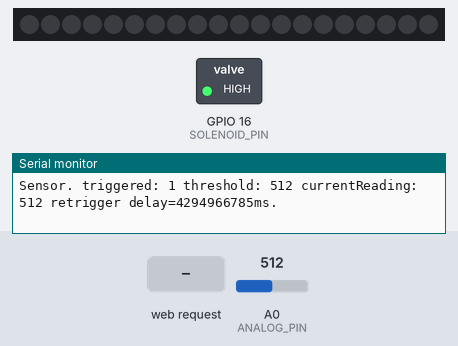
A sketch run on a simulated ESP8266 (NodeMCU). On the bench: 20 RGB LEDs in strip order, left to right, switched loads named in the sketch (green lamp = pin HIGH), the last lines printed to the serial monitor. The inputs (shaded band) are chosen by the test bench; at power-on: A0 (ANALOG_PIN) = 512. Dim RGB values are drawn brighter than linear; WiFi joins after 1.5 s; servers stay silent unless stated; EEPROM starts erased.

Above: at 3.2 s.
3.3 s: HTTP request GET /?Armed=1 received
At 4.1 s:
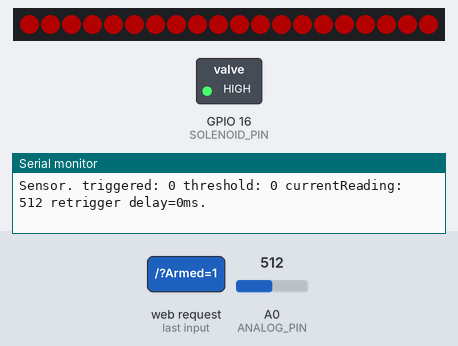
4.8 s: HTTP request GET /purge received
At 5.5 s:
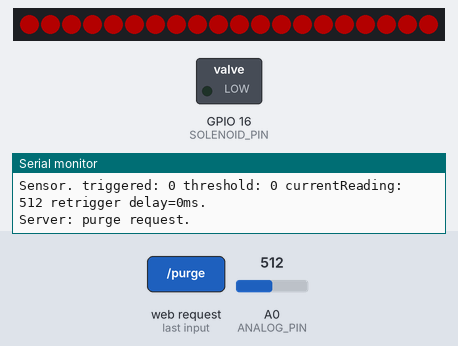
9.3 s: HTTP request GET /purge?Armed=1 received
At 10.2 s:
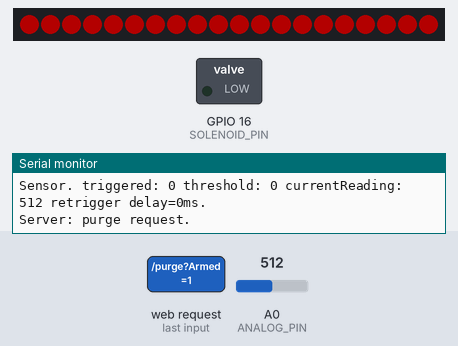
10.8 s: HTTP request GET /purge?Armed=0 received
At 16.2 s:
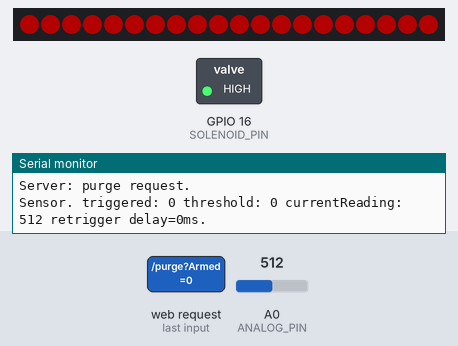
Timing chart, 0 to 16.8 s (numbered marks = the images above; inputs shaded):
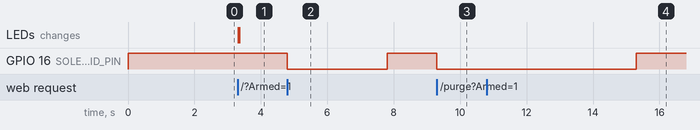

The sketch:

Amplifire_CNW17.ino
```cpp
#define FASTLED_ESP8266_RAW_PIN_ORDER
// Adafruit HUZZAH ESP8266

#include <Streaming.h>
#include <Metro.h>
#include <Bounce.h>
#include <EEPROM.h>
#include <FastLED.h>

#include <ESP8266WiFi.h>
#include <WiFiClient.h>
#include <ESP8266WebServer.h>
#include <DNSServer.h>

#include "Solenoid.h"
Solenoid solenoid;
#define SOLENOID_PIN 16
#define SOLENOID_OFF HIGH

#include "Sensor.h"
Sensor sensor;
#define ANALOG_PIN A0

#include "Server.h"
AP ap;

unsigned long simulationDelay = 5000UL;

#define NUM_LEDS 20
#define PIN_DATA 12 // yellow wire on LED strip
#define PIN_UNUSED 13 // pin is available on the 3pin screw terminal
CRGB leds[NUM_LEDS];
#define MASTER_BRIGHTNESS 255

// saved to EEPROM
struct Settings {
  unsigned long onDuration;
  unsigned long offDuration;
  byte nCycles;
  boolean armed;

  byte thresholdPercent;
  unsigned long retriggerDelay;

  IPAddress myIP;
  char myName[15];
};
Settings s;

Metro simulationInterval(1UL);

void setup() {
  // put your setup code here, to run once:
  Serial.begin(115200);
  Serial << endl << endl << F("Startup.") << endl;

  // http://esp8266.github.io/Arduino/versions/2.0.0/doc/libraries.html#eeprom
  EEPROM.begin(512);
  loadEEPROM();
  s.armed = false; // just in case

  // uncomment this to bootstrap a new machine
/*
  String name = "Blue";
  name.toCharArray(s.myName, 15);
  IPAddress ip(10,10,10,1);
  s.myIP = ip;
*/

  // set up the sensor
  sensor.begin(ANALOG_PIN);
  setSensorAction();

  // set up the solenoid
  solenoid.begin(SOLENOID_PIN, SOLENOID_OFF);
  setSolenoidAction();

  // set the simulation up
  setSimulationAction();

  // set up the AP and web server
  ap.begin(s.myIP, s.myName);
  ap.set(s.armed, s.onDuration, s.offDuration, s.nCycles, s.retriggerDelay, s.thresholdPercent);

  // set up the LEDs
  FastLED.addLeds<WS2811, PIN_DATA, RGB>(leds, NUM_LEDS).setCorrection(TypicalSMD5050);

  // set master brightness control
  FastLED.setBrightness(MASTER_BRIGHTNESS);

}

void saveEEPROM() {
  // NEVER save armed=true
  boolean armedState = s.armed;
  s.armed = false;

  // push settings to EEPROM for power-up recovery
  EEPROM.put(0, s);
  EEPROM.commit();

  s.armed = armedState;
}

void loadEEPROM() {
  EEPROM.get(0, s);
  // just in case
  s.armed = false;
}

void loop() {
  // check for traffic
  if( ap.update() ) {
    // First, Do No Harm.
    solenoid.stop();

    // got traffic
    ap.get(s.armed, s.onDuration, s.offDuration, s.nCycles, s.retriggerDelay, s.thresholdPercent);

    // update settings
    setSolenoidAction();
    setSimulationAction();
    setSensorAction();

    // save
    saveEEPROM();

    // probably another web request inbound, so go again
    return;
  }


  // see if arming state has changed
  if ( ! s.armed ) {

    // update the sensor
    sensor.update();

 /*
    static Metro thresholdInterval(1000UL);
    if ( thresholdInterval.check() ) {
      sensor.setThreshold(s.thresholdPercent);
      thresholdInterval.reset();
    }
*/

    // see if we need to run another trial loop
    if ( !solenoid.running() ) {
      if ( simulationInterval.check() ) {
        solenoid.start();
      }
    } else {
      simulationInterval.reset();
    }

  } else {
    // we're armed
    // if we're also running, bail out, specifically not updating the sensor while chucking fire.
    if ( !solenoid.running() ) {
      // otherwise, update the sensor to look for trigger
      sensor.update();
      // check for trigger
      if ( sensor.isTriggered() ) {
        Serial << F("****** FIRING ******") << endl;
        sensor.show();
        solenoid.start();
      }
    }
  }

  // update the lights
  showSettings(s.armed, solenoid.isFiring());

  static Metro printInterval(1000UL);
  if ( printInterval.check() ) {
    sensor.show();
    printInterval.reset();
  }
}

void showSettings(boolean armed, boolean on) {
  // track, and don't do anything if nothing has changed.
  static boolean lastArmed, lastOn;
  if( lastArmed == armed && lastOn == on ) return;

  // used colors
  const CRGB armedOn = CRGB(255, 0, 0);
  const CRGB armedOff = CRGB(64, 0, 0);
  const CRGB disarmedOn = CRGB(0, 0, 255);
  const CRGB disarmedOff = CRGB(0, 0, 64);

  // track color
  static CRGB color = disarmedOff;

  if (armed && on) color = blend(color, armedOn, 50);
  else if (armed && !on) color = blend(color, armedOff, 50);
  else if (!armed && on) color = blend(color, disarmedOn, 5);
  else if (!armed && !on) color = blend(color, disarmedOff, 5);

  fill_solid(leds, NUM_LEDS, color);

  FastLED.show();
}

void setSimulationAction() {
  simulationInterval.interval( s.retriggerDelay );
}

void setSensorAction() {
  sensor.setThreshold(s.thresholdPercent);
  sensor.setRetriggerDelay(s.retriggerDelay + (s.onDuration + s.offDuration)*s.nCycles);

  sensor.show();
}

void setSolenoidAction() {
  solenoid.set(s.onDuration, s.offDuration, s.nCycles);
  solenoid.stop();
  if ( s.armed ) solenoid.arm();
  else solenoid.disarm();

  solenoid.show();
}
```

Sensor.cpp
```cpp
#include "Sensor.h"

void Sensor::begin(byte analogPin) {
  Serial << F("Sensor.  begin.");

  // set the pins
  this->analogPin = analogPin;
  pinMode( analogPin, INPUT);
  Serial << F("\tanalogPin=A") << this->analogPin;

  Serial << endl;

  currentReading = analogRead(this->analogPin); // start reasonable so we don't get a false trigger
}

void Sensor::setThreshold(byte percentThreshold) {

  // readings need to drop below X% of the current value for a trigger to happen
  this->analogThreshold = map(constrain(percentThreshold,0,100), 0, 100, 0, currentReading);

  Serial << F("Sensor: readings=") << currentReading << F(" *0.") << percentThreshold << F(" -> analogThreshold=") << this->analogThreshold << endl;
}


// information

void Sensor::show() {
  Serial << F("Sensor.");
  Serial << F(" triggered: ") << (currentReading <= this->analogThreshold);
  Serial << F(" threshold: ") << analogThreshold;
  Serial << F(" currentReading: ") << currentReading;
  Serial << F(" retrigger delay=") << this->retriggerDelay << F("ms. ");
  Serial << endl;
}

void Sensor::setRetriggerDelay(unsigned long retriggerDelay) {
  this->retriggerDelay = retriggerDelay;
}


void Sensor::update() {
  // the internet tells me that the WiFi device is using the ADC to adjust power output,
  // so I'm only using analogRead every interval.
  static Metro updateEvery(10UL);
  if (!updateEvery.check() ) return;

  const unsigned long Nshort = 3;

  word current = analogRead(this->analogPin);

  currentReading = ((Nshort-1)*currentReading + current)/Nshort;

  updateEvery.reset();
}

// convenience functions
boolean Sensor::isTriggered() {

  boolean trigger = currentReading <= this->analogThreshold;
  if( ! trigger ) return(false);

  boolean postDelay = (millis() - lastTriggerTime) > retriggerDelay;

  if ( trigger && postDelay ) {
    lastTriggerTime = millis();
    return ( true );
  } else {
    return ( false );
  }
}
```

Sensor.h
```cpp
#ifndef Sensor_h
#define Sensor_h

#include <Arduino.h>
#include <Streaming.h>
#include <Metro.h>

#define EEPROM_THRESH_LOC 101

// For: http://www.sainsmart.com/ir-infrared-flame-detection-sensor-module-detect-fire-flame-sensor-for-arduino.html

class Sensor {
  public:
    // setup
    void begin(byte pin); // set the pin

    // information
    void show(); // show current settings

    // operations
    void setRetriggerDelay(unsigned long retriggerDelay);
    void setThreshold(byte percentThreshold);

    // call this while you want the sensor reading
    void update();
    // call this after update to see if there's a trigger event
    boolean isTriggered();

  private:
    byte analogPin;
    word analogThreshold;
    unsigned long retriggerDelay;
    unsigned long lastTriggerTime;

    unsigned long currentReading;

};

#endif
```

Server.cpp
```cpp
#include "Server.h"

ESP8266WebServer webServer(80);
String message;

void AP::begin(IPAddress myIP, String myName) {
  /* Set these to your desired credentials. */
  const char *ssid = "Amplifire";
  const char *password = "safetythird";
  const float powerSetting = 20.5; // 0 min, 20.5 max.

  // naming
  this->unitName = myName;

  /* Soft AP network parameters */
  IPAddress dns(10,10,10,254);
  IPAddress gate(10,10,10,254);
  IPAddress netMsk(255,255,255,0);

  // set STA mode
  WiFi.disconnect();
  WiFi.setOutputPower(powerSetting); // max
  WiFi.setSleepMode(WIFI_NONE_SLEEP);
  WiFi.mode(WIFI_STA);
  WiFi.config(myIP, dns, gate, netMsk);
  WiFi.begin(ssid, password);

  // Wait for connection
  Serial << F("Connecting to AP....");
  while (WiFi.status() != WL_CONNECTED) {
    delay(500);
    Serial.print(".");
  }
  Serial << endl;

  Serial << F("Server: connect to http://") << myIP << endl;

  delay(500); // Pause ?

//  webServer.setNoDelay(true); // ?
  webServer.on("/purge", handlePurge);
  webServer.on("/", handleRoot);
//  webServer.onNotFound( handleCaptiveGateway );
  webServer.begin();
  Serial << F("Server: web server started") << endl;

  // big strings, so let's avoid fragmentation by pre-allocating
  message.reserve(8192);
}


boolean AP::update() {
  this->haveUpdate = false;

  webServer.handleClient();

  static byte lastClient, lastStatus, lastStationCount;

  // Do NOT call this .client() method!!!!!
  //  byte client = webServer.client();

  byte status = WiFi.status();

  //  if( lastClient != client ) {
  //    Serial << F("Server: client change ") << lastClient << F("->") << client << endl;
  //  }
  if ( lastStatus != status ) {
    Serial << F("Server: WiFi status change ") << lastStatus << F("->") << status << endl;
    lastStatus = status;
  }

  return ( this->haveUpdate );
}
/*
   typedef enum {
    WL_NO_SHIELD        = 255,   // for compatibility with WiFi Shield library
    WL_IDLE_STATUS      = 0,
    WL_NO_SSID_AVAIL    = 1,
    WL_SCAN_COMPLETED   = 2,
    WL_CONNECTED        = 3,
    WL_CONNECT_FAILED   = 4,
    WL_CONNECTION_LOST  = 5,
    WL_DISCONNECTED     = 6
  } wl_status_t;
*/

void AP::set(boolean armed, unsigned long onDuration, unsigned long offDuration, byte nCycles, unsigned long retriggerDelay, byte thresholdPercent) {
  this->armed = armed;
  this->onDuration = onDuration;
  this->offDuration = offDuration;
  this->nCycles = nCycles;
  this->retriggerDelay = retriggerDelay;
  this->thresholdPercent = thresholdPercent;

  // signal to the main code that something has happened.
  this->haveUpdate = true;
}

void AP::get(boolean &armed, unsigned long &onDuration, unsigned long &offDuration, byte &nCycles, unsigned long &retriggerDelay, byte &thresholdPercent) {
  armed = this->armed;
  onDuration = this->onDuration;
  offDuration = this->offDuration;
  nCycles = this->nCycles;
  retriggerDelay = this->retriggerDelay;
  thresholdPercent = this->thresholdPercent;
}


const char HEAD_FORM[] PROGMEM =
  "<!DOCTYPE HTML>"
  "<html>"
  "<head>"
  //  "<meta name = \"viewport\" content = \"width = device-width, initial-scale = 1.0, maximum-scale = 1.0, user-scalable=0\">"
  "<meta name = \"viewport\" content = \"width = device-width, initial-scale = 1.0\">"
  "<title>Amplifire</title>"
  "<style>"
  "\"body { background-color: #000000; font-family: Arial, Helvetica, Sans-Serif; Color: #808080; }\""
  "</style>"
  "</head>"
  "<body>"
  "<h2>Amplifire</h2>"
  ;

const char TAIL_FORM[] PROGMEM =
  "</body>"
  "</html>"
  ;


extern AP ap;

void handleCaptiveGateway() {
  // append header
  message = FPSTR(HEAD_FORM);

  message += "<h2><a href=\"http://192.168.1.1/\">http://192.168.1.1/</a></h2>";

  // append footer
  message += FPSTR(TAIL_FORM);

  // send form
  webServer.send(200, "text/html", message);


}

void handlePurge() {
  Serial << F("Server: purge request.") << endl;
  solenoid.purge();

  ap.returnForm();
}

void handleRoot() {
  Serial << F("Server: client request.") << endl;

  if (webServer.hasArg("Armed")) {
    Serial << F("Server: responding to form imputs.") << endl;

    // process submission
    ap.set(
      webServer.arg("Armed").toInt(),
      webServer.arg("onDuration").toInt(),
      webServer.arg("offDuration").toInt(),
      webServer.arg("nCycles").toInt(),
      webServer.arg("retriggerDelay").toInt(),
      webServer.arg("thresholdPercent").toInt()
    );
  }

  // send back the form
  ap.returnForm();
  Serial << F("Server: sent form.") << endl;
}

void AP::returnForm() {
  // append header
  message = FPSTR(HEAD_FORM);

  // open form
  message += "<FORM action=\"/\" method=\"post\">";
  message += "<P>";

  message += "Unit: <em>" + this->unitName + "</em>";
  // form contents
  message += "<h4>Arming</h4>";
  message += "Armed: ";
  message += radioInput("Armed", "1", false, "ARMED"); // Note that we never default to "ARMED" setting, even if that was pressed last time.
  message += radioInput("Armed", "0", true, "Disarmed"); // Note that we never default to "ARMED" setting, even if that was pressed last time.
  message += "<br>";

  message += "<h4>Trigger</h4>";
  message += "Trigger Sensitivity [0-90%]: ";
  message += numberInput("thresholdPercent", this->thresholdPercent, 0, 90);
  message += "<br>Retrigger After [50-3000] ms: ";
  message += numberInput("retriggerDelay", this->retriggerDelay, 50, 3000);
  message += "<br>";

  message += "<h4>Timing</h4>";
  message += "Open Time [50-3000] ms: ";
  message += numberInput("onDuration", this->onDuration, 50, 3000);
  message += "<br>Close Time [50-3000] ms: ";
  message += numberInput("offDuration", this->offDuration, 50, 3000);
  message += "<br>Number of open-close cycles: ";
  message += numberInput("nCycles", this->nCycles, 1, 10);
  message += "<br><br>";

  // close form
  message += "<INPUT type=\"submit\" value=\"Go!\">";
  message += "</P>";
  message += "</FORM>";

  // append footer
  message += FPSTR(TAIL_FORM);

  // send form
  webServer.send(200, "text/html", message);

}


// helper functions to construct a web form
String AP::radioInput(String name, String value, boolean checked, String text) {
  String Checked = checked ? "checked" : "";

  return ( "<INPUT type=\"radio\" name=\"" + name + "\" value=\"" + value + "\" " + Checked + ">" + text );
}
String AP::numberInput(String name, int value, int minval, int maxval) {
  return ( "<INPUT type=\"number\" name=\"" + name + "\" value=\"" + String(value) + "\" min=\"" + String(minval) + "\" max=\"" + String(maxval) + "\">");
}
```

Server.h
```cpp
#ifndef Server_h
#define Server_h

#include <Arduino.h>
#include <Streaming.h>
#include <Metro.h>

#include <ESP8266WiFi.h>
#include <WiFiClient.h>
#include <ESP8266WebServer.h>
#include "Solenoid.h"
extern Solenoid solenoid;

// handled outside of class
void handleRoot();
void handlePurge();
void handleCaptiveGateway();

class AP {
  public:
    // setup
    void begin(IPAddress myIP, String name); // startup

    // call frequently to process requests; returns true if there's a change
    boolean update();

    // set values
    void set(boolean armed, unsigned long onDuration, unsigned long offDuration, byte nCycles, unsigned long retriggerDelay, byte thresholdPercent);

    // get values
    void get(boolean &armed, unsigned long &onDuration, unsigned long &offDuration, byte &nCycles, unsigned long &retriggerDelay, byte &thresholdPercent);

    // set out the web form
    void returnForm();

  private:
    String radioInput(String name, String value, boolean checked, String text);
    String numberInput(String name, int value, int minval, int maxval);

    boolean haveUpdate;

    boolean armed;
    unsigned long onDuration, offDuration, retriggerDelay;
    byte nCycles, thresholdPercent;

    String unitName;
};

#endif
```

Solenoid.cpp
```cpp
#include "Solenoid.h"

void Solenoid::setOff() {
  this->isOn = false;
  digitalWrite(this->pin, this->off);
}
void Solenoid::setOn() {
  this->isOn = true;
  if( this->isArmed ) digitalWrite(this->pin, this->on);
}
void Solenoid::purge() {
  setOn();
  delay(3000);
  setOff();
}
void Solenoid::toggle() {
  if( this->isOn ) {
    this->setOff();
  } else {
    this->setOn();
  }
}
boolean Solenoid::isFiring() {
  return( isOn );
}

void Solenoid::arm() { // allow firing of the solenoid
  if( !this->isArmed ) {
    Serial << F("**** ARMED ****") << endl;
    this->isArmed = true;
  }
}
void Solenoid::disarm() { // disallow firing of the solenoid.
  if( this->isArmed ) {
    Serial << F("** disharmed **") << endl;
    this->isArmed = false;
  }
}

void Solenoid::begin(byte pin, byte offDefinition) {
  this->pin = pin;
  this->off = offDefinition;
  this->on = !offDefinition;
  this->setOff();
  this->disarm();

  // then set the pin to OUTPUT _after_ setting to Off state!
  pinMode(this->pin, OUTPUT);

  Serial << F("Solenoid initializing.  pin=") << this->pin << F(" off=") << this->off << endl;

  this->set(0,0,0); // start with doing nothing.
}

void Solenoid::set(unsigned long onDuration, unsigned long offDuration, byte cycles) {
  this->cyclesTotal = constrain(cycles, 0, MAX_CYCLES);
  this->onDuration = constrain(onDuration, MIN_DURATION, MAX_DURATION);
  this->offDuration = constrain(offDuration, MIN_DURATION, MAX_DURATION);
  this->remainingCycles = 0;
}

void Solenoid::show() {
  Serial << F("Solenoid: ");
  Serial << F("armed=") << isArmed << F(" ");
  Serial << F("on=") << onDuration << F("ms ");
  Serial << F("off=") << offDuration << F("ms ");
  Serial << F("cycles=") << cyclesTotal << F(". ");
  Serial << endl;
}

void Solenoid::start() {
  // assign the work load.
  this->remainingCycles = this->cyclesTotal;
  this->setOff();
  this->timer.interval(0);
  this->timer.reset();
}

boolean Solenoid::running() {
  // bail out if we're not needed
  if( this->remainingCycles <= 0 ) {
    this->setOff();
    return(false);
  }

  // is the timer up?
  else if( this->timer.check() ) {

    if( this->remainingCycles <= 0) this->setOff();
    else this->toggle();

    if( this->isOn ) {
      // started a cycle

      this->timer.interval(this->onDuration);
    } else {
      // ended a cycle

      // decrement work
      this->remainingCycles--;

      this->timer.interval(this->offDuration);
    }
    this->timer.reset();
  }

  return(true);
}

void Solenoid::stop() {
  // do not enforce cooldown if we're stopped this way
  this->setOff();
  this->remainingCycles = 0;
}
```

Source omitted: Solenoid.h (1015 bytes)

Measured:
- after the input at 3.3 s, the LEDs: first change at once (image 1 shows a later state)
- after the input at 4.8 s, GPIO 16 (SOLENOID_PIN): HIGH → LOW at once, → HIGH 3.0 s later
- after the input at 9.3 s, GPIO 16 (SOLENOID_PIN): HIGH → LOW at once
- after the input at 10.8 s, GPIO 16 (SOLENOID_PIN): LOW → HIGH after 4.5 s instead of 1.5 s
